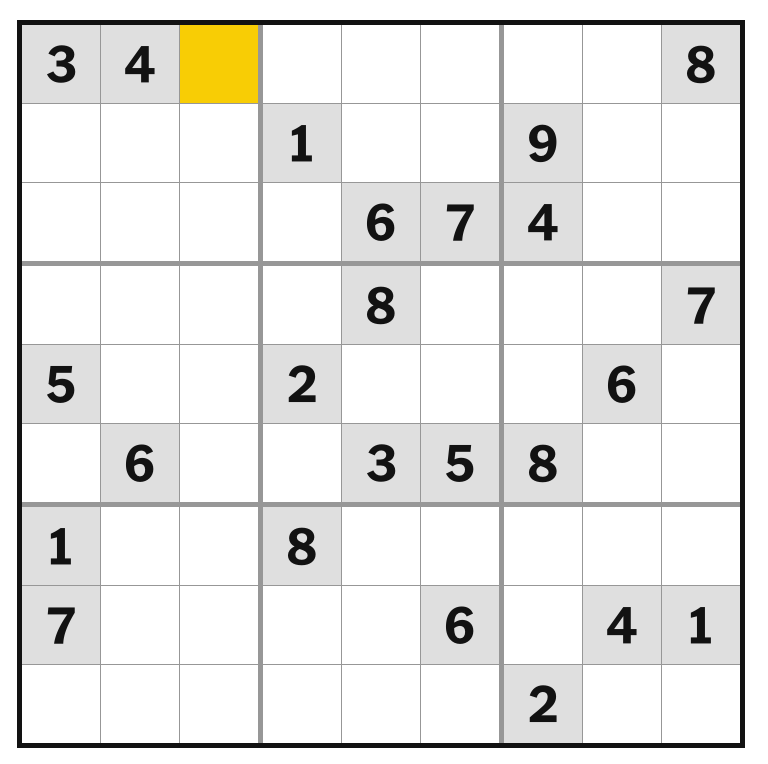
#> input picture Quantum Sudoku Solver/SudokuBoard.jpg, 768 x 764 px
$ jupyter execute --allow-errors QSS.ipynb
#> lines starting #> are read from the running program, lines starting #| are printed output that depends on the picture; after the words box and inside, x2 and y2 are one past the last pixel; in counts of white or black regions, pixels touching at a corner belong together
# Quantum Sudoku Solver
This is a jupyter notebook on solving a sudoku while leveraging the power of quantum computing. If it wasn't obvious enough, this has no practical use and is instead meant as a demonstration of quantum computing applications.

[cell 1]
from typing import List, Tuple

import cv2
import heapq
import os, sys
import numpy as np
import pytesseract
from qiskit_aer import AerSimulator
from matplotlib import pyplot as plt
from qiskit.circuit import Parameter
from qiskit.quantum_info import SparsePauliOp
from qiskit_aer.primitives import Sampler
from qiskit_optimization import QuadraticProgram
from qiskit_algorithms.optimizers import SPSA, COBYLA
from qiskit_optimization.algorithms import MinimumEigenOptimizer
from qiskit import QuantumCircuit, QuantumRegister, ClassicalRegister
from qiskit_algorithms.minimum_eigensolvers import QAOA, MinimumEigensolver

## Setup
We'll be representing the Sudoku grid where each cell is 1 qubit with 9 possible results with binary encoding. We'll have several parts to this.
### Sudoku image parsing
In this section we'll take an image of some Sudoku board and parse it into a text format that will be sent to the next section.

    Errors encountered:
        Image parsing failed with .heic files or poorly exported .jpg files
        Pytesseract parsing failed to recognise edges on warped images causing it to ignore the number right in front of it
            Fix was to crop out the dark edge lines of the cells
            Fix did not work. It shall be a quirk of the program
            I might just incorporate my neural network and train on a sudoku
        Pytesseract sucks and won't get the correct number, so I'm going to find something better, my own CNN might work!
            No it did not work, mostly because there's no good dataset to train the model on especially when there's empty squares, let alone the variety of fonts used :(

[cell 2]
# Import image file
file = "SudokuBoard.jpg"
image = cv2.imread(file)
#> image is the input picture: shape (764, 768, 3); mean B, G, R 230, 232.1, 232.6

# Convert to greyscale
grey_image = cv2.cvtColor(image, cv2.COLOR_BGR2GRAY)

# Apply gaussian blur
blurred_image = cv2.GaussianBlur(grey_image, (5, 5), 0)
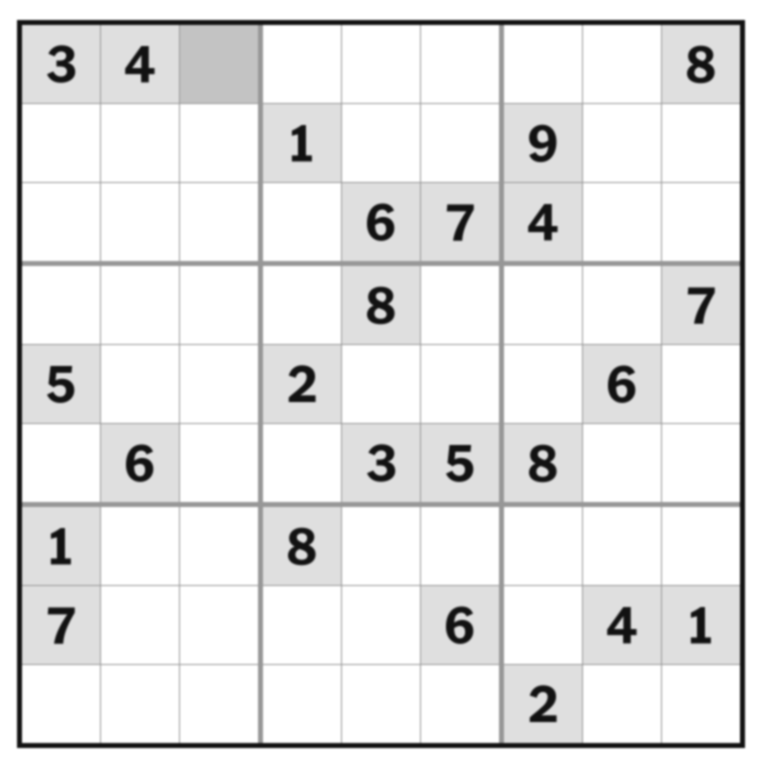
#> blurred_image: shape (764, 768); min 18, max 255, mean 232

# Find the edges of the board
edges = cv2.Canny(blurred_image, 100, 200)
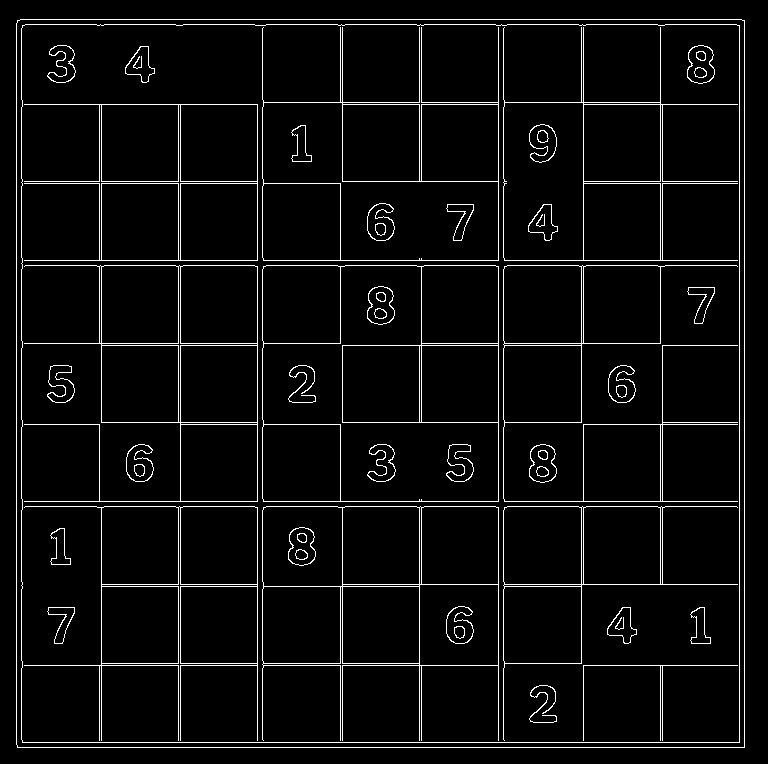
#> edges: shape (764, 768); 4.6% white in thin lines or dots

# Find the contours of the board
contours, _ = cv2.findContours(edges, cv2.RETR_EXTERNAL, cv2.CHAIN_APPROX_SIMPLE)
#> contours = 1 contour; box (x1, y1, x2, y2) and area: (16, 19, 745, 748) 529973

# Sort contours by area
contours = sorted(contours, key=cv2.contourArea, reverse=True) # Reverse for largest size first

# Draw the largest contour (hopefully the grid)
sudoku_contour = contours[0]
#> sudoku_contour = contour of 12 points, box (x1, y1, x2, y2) (16, 19, 745, 748), area 529973

# Approximate to a 4-sided polygon for awkward images
epsilon = 0.04 * cv2.arcLength(sudoku_contour, True)
#> epsilon = 116.4
approx = cv2.approxPolyDP(sudoku_contour, epsilon, True)
#> approx = [[17, 20], [17, 747], [744, 747], [744, 20]]


# Resize image to board edges: #

# Perspective transform matrix
pts1 = np.float32([approx[0], approx[1], approx[2], approx[3]])
#> pts1 = [[17, 20], [17, 747], [744, 747], [744, 20]]
# Define the output size
width, height = 450, 450
pts2 = np.float32([[0, 0], [width, 0], [width, height], [0, height]])

# Apply perspective transformaiton
matrix = cv2.getPerspectiveTransform(pts1, pts2)
#> matrix = [[-9.84e-17, 0.619, -12.38], [0.619, 3e-18, -10.52], [-5.97e-20, 5.43e-21, 1]]
warped_image = cv2.warpPerspective(image, matrix, (width, height))
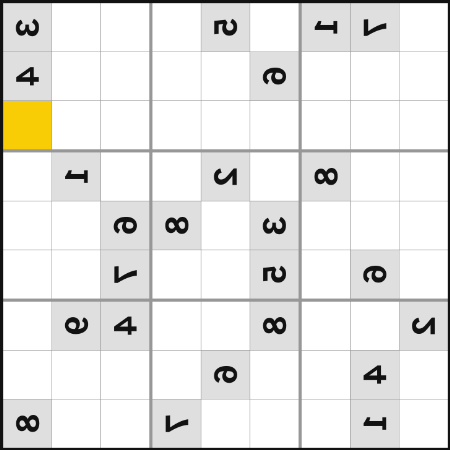
#> warped_image: shape (450, 450, 3); mean B, G, R 228.5, 230.8, 231.3
warped_image = cv2.flip(warped_image, 1)
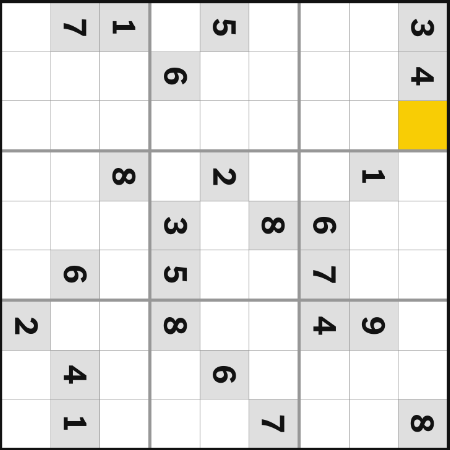
#> warped_image: shape (450, 450, 3); mean B, G, R 228.5, 230.8, 231.3
warped_image = cv2.rotate(warped_image, cv2.ROTATE_90_COUNTERCLOCKWISE)
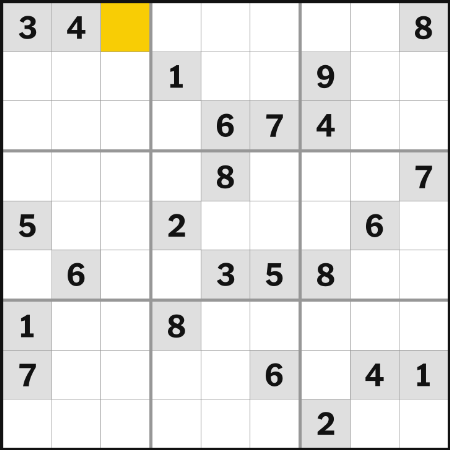
#> warped_image: shape (450, 450, 3); mean B, G, R 228.5, 230.8, 231.3


# Show the cropped Sudoku board
plt.imshow(cv2.cvtColor(warped_image, cv2.COLOR_BGR2RGB))
plt.grid(False)
plt.axis('off')
plt.show()

[cell 3]
# Seperate into an array of images for every cell
cell_size = 450 // 9
cells = []

for i in range(9):
    for j in range(9):
        x1 = j * cell_size
        y1 = i * cell_size
        x2 = (j + 1) * cell_size
        y2 = (i + 1) * cell_size

        cell = warped_image[y1:y2, x1:x2]

        cells.append(cell)
#> after the loop, cells = 81 items

# Find text elements and convert
numbers = []
#> (the rest of this cell did not finish here and is left out)

#> (a cell that did not finish here is left out)

#> (a cell that did not finish here is left out)

## Problem setup
We'll set up our problem to solve the sudoku using QAOA via QUBO formulation. This method will seek the lowest-energy solution that satisfies all Sudoku constraints.

## Define Variables
We'll encode our cells that are filled with 4-bit binaries.

[cell 6]
# Assign binary values for defined numbers
for i in range(len(numbers)):
    number = numbers[i]
    if isinstance(number, int):
        numbers[i] = bin(number)[2:].zfill(4)
    else:
        continue
#> after the loop, numbers = []

# Resize board to array shape
#> (the rest of this cell did not finish here and is left out)

[cell 7]
# We'll add a bit here to define an array to make sure we know why qubits will be predefined
predefined = []
for i in range(len(numbers)):
    if numbers[i] != '.':
        for j in range(4):
            predefined.append(1)
    else:
        for j in range(4):
            predefined.append(0)
#> this loop made 0 passes
#> after the loop, predefined = []

## Encode states into the qubits
Writing a function here to convert binary value to quantumcircuit.

[cell 8]
# Create the circuit for the cell
# [19 lines left out: function create_cell_circuit, not called in this run]

Now we'll output the function into a quantum register.

[cell 9]
# Initial quantum circuits list
qcs = []
for cell in numbers:
    qc = create_cell_circuit(cell)
    qcs.append(qc)
#> after the loop, qcs = []

# Appending to our quantum register
#> (the rest of this cell did not finish here and is left out)

## Define constraints
To define the constraints we'll construct pair comparisons of cells:
\begin{equation}
H_{\text{row, col, 3x3 grid}} = \sum_{i < j} (\text{Penalty} \cdot (\text{State of 4-qubit pairs(i, j)})).
\end{equation}
We'll allow this penalty to be to be applied on matching 4-qubits pairs for each qubit individually. The difficulty here is figuring out how to compare qubits using quantum gates. However, luckily the solution is fairly simple! We can use a combination of CNOT, and Z gates to check similar variables. Here is an example circuit:
<center></center>

We want a pure comparison hamiltonian, then we need to iterate for each row, column, and subgrid.
\begin{equation}
H_{\text{row, col, 3x3 grid}} = (q_1 - q_2)^2,
\end{equation}
where this is 0 if q1 != q2 and 1 if q1 = q2. This will be achieved with, $$q_1 \oplus q_2.$$ Resulting in our desired comparison penalty of,
\begin{equation}
H_{\text{penalty}} = \text{Z}(q_2) \cdot \text{CNOT}(q1, q2),
\end{equation}
the squared logic is implicit in the modulo binary operation, the Z gate applies the penalty for matching qubits.

#### This has since been redefined a few times
The ising hamiltonian will encode the difference with the Pauli-Z operators. The original correct unitary circuit is commented out, I could not convert this to match the format required by the QAOA later on, so I've left it here if any improvements are made in the future.

[cell 10]
# Comparison penalty
# [46 lines left out: function penalty, not called in this run]

### Uniqueness pairs
We'll define a global variable to store all pair constraints

[cell 11]
pairs = []

### Row Uniqueness
We want to apply our penalty for every combination of qubits in every row.

#> (a cell that did not finish here is left out)

### Column Uniqueness
We want to apply our penalty for every combination of qubits in every column

#> (a cell that did not finish here is left out)

### Subgrid Uniqueness
We finally need the pairs penalty for every combination of qubits in every subgrid

#> (a cell that did not finish here is left out)

## Quantum Solution / QAOA Circuit Setup

With our pairs now prepared, we can apply our constraints to a SparsePauliOp, which we'll optimise with QAOA.

[cell 15]
# [40 lines left out: function quantum_solver, not called in this run]

## Backup solution
If you're stuck in a world where we're limited by the number of qubits, then why not just apply the sudoku solver on a classical computer instead!

[cell 16]
# [53 lines left out: function classical_solver, not called in this run]

## Conclusion
We will finally parse the result backwards through our text and image parser to return an image result of our Sudoku board.

#> (a cell that did not finish here is left out)

[cell 18]
# Image is stored in warped_image with dimensions 450 x 450
cell_size = 450 // 9
spacing = -1

# Grid dimensions
rows = 9
cols = 9

# Calculate the positions of the cells
cell_positions = []
for i in range(rows):
    for j in range(cols):
        x = j * (cell_size + spacing)
        y = i * (cell_size + spacing)
        cell_positions.append((x, y))
